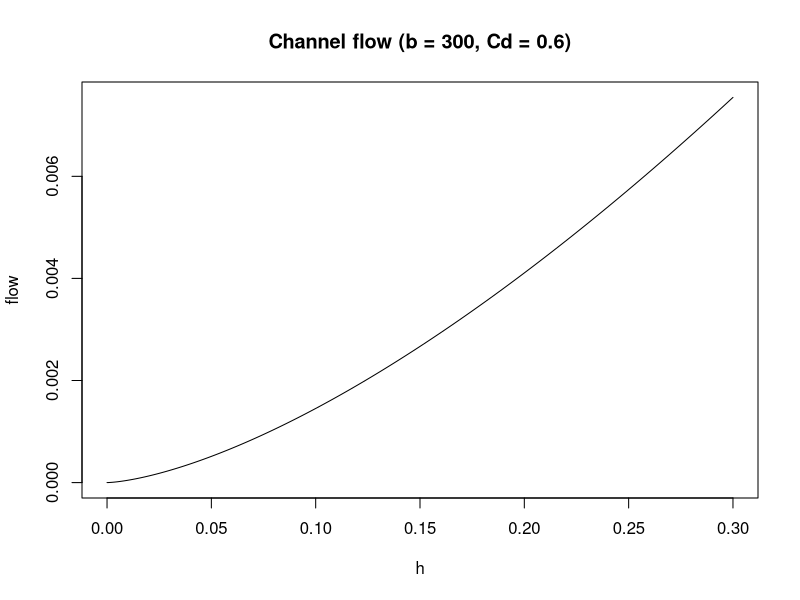

This chart was generated by the following R code:
## Channel flow

## Measurements
b <- 0.3 
h <- c(.125, .1, .05) # Heights in meters

## Constant
Cd <- 0.6 # approximation

## Kindsvater-Carter
q = (2/3) * Cd * sqrt(2 * 9.81) * b * h^(3/2)

q * 3600 * 2400 / 1E6


h <- (0:300/1000)
flow = (2/3) * Cd * sqrt(2 * 9.81) * b * h^(3/2) * 3600 * 24 / 1E6

plot(h, flow, type = "l", main = "Channel flow (b = 300, Cd = 0.6)")

## Fancy version
kindsvater_carter <- function(b, h, Cd = 0.6) {
    (2/3) * Cd * sqrt(2 * 9.81) * b * h^(3/2)
}

kindsvater_carter(0.3, 0.1)


